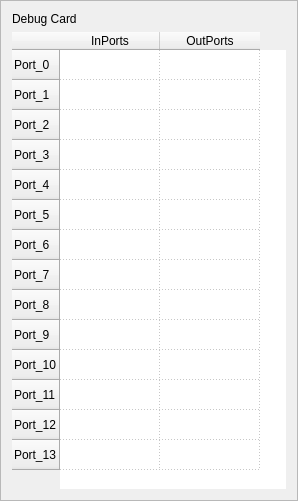
<?xml version="1.0" encoding="UTF-8"?>
<ui version="4.0">
 <class>Frame</class>
 <widget class="QFrame" name="Frame">
  <property name="geometry">
   <rect>
    <x>0</x>
    <y>0</y>
    <width>298</width>
    <height>501</height>
   </rect>
  </property>
  <property name="sizePolicy">
   <sizepolicy hsizetype="Preferred" vsizetype="Preferred">
    <horstretch>0</horstretch>
    <verstretch>0</verstretch>
   </sizepolicy>
  </property>
  <property name="windowTitle">
   <string>Frame</string>
  </property>
  <property name="autoFillBackground">
   <bool>false</bool>
  </property>
  <property name="frameShape">
   <enum>QFrame::StyledPanel</enum>
  </property>
  <property name="frameShadow">
   <enum>QFrame::Plain</enum>
  </property>
  <property name="lineWidth">
   <number>0</number>
  </property>
  <layout class="QVBoxLayout" name="verticalLayout">
   <item>
    <widget class="QLabel" name="table_name">
     <property name="sizePolicy">
      <sizepolicy hsizetype="Fixed" vsizetype="Fixed">
       <horstretch>0</horstretch>
       <verstretch>0</verstretch>
      </sizepolicy>
     </property>
     <property name="text">
      <string>Debug Card</string>
     </property>
     <property name="scaledContents">
      <bool>true</bool>
     </property>
    </widget>
   </item>
   <item>
    <widget class="QTableWidget" name="ports_table">
     <property name="sizePolicy">
      <sizepolicy hsizetype="MinimumExpanding" vsizetype="MinimumExpanding">
       <horstretch>0</horstretch>
       <verstretch>0</verstretch>
      </sizepolicy>
     </property>
     <property name="styleSheet">
      <string notr="true"/>
     </property>
     <property name="frameShape">
      <enum>QFrame::NoFrame</enum>
     </property>
     <property name="frameShadow">
      <enum>QFrame::Plain</enum>
     </property>
     <property name="lineWidth">
      <number>0</number>
     </property>
     <property name="autoScroll">
      <bool>false</bool>
     </property>
     <property name="verticalScrollMode">
      <enum>QAbstractItemView::ScrollPerItem</enum>
     </property>
     <property name="showGrid">
      <bool>true</bool>
     </property>
     <property name="gridStyle">
      <enum>Qt::DotLine</enum>
     </property>
     <property name="wordWrap">
      <bool>true</bool>
     </property>
     <row>
      <property name="text">
       <string>Port_0</string>
      </property>
     </row>
     <row>
      <property name="text">
       <string>Port_1</string>
      </property>
     </row>
     <row>
      <property name="text">
       <string>Port_2</string>
      </property>
     </row>
     <row>
      <property name="text">
       <string>Port_3</string>
      </property>
     </row>
     <row>
      <property name="text">
       <string>Port_4</string>
      </property>
     </row>
     <row>
      <property name="text">
       <string>Port_5</string>
      </property>
     </row>
     <row>
      <property name="text">
       <string>Port_6</string>
      </property>
     </row>
     <row>
      <property name="text">
       <string>Port_7</string>
      </property>
     </row>
     <row>
      <property name="text">
       <string>Port_8</string>
      </property>
     </row>
     <row>
      <property name="text">
       <string>Port_9</string>
      </property>
     </row>
     <row>
      <property name="text">
       <string>Port_10</string>
      </property>
     </row>
     <row>
      <property name="text">
       <string>Port_11</string>
      </property>
     </row>
     <row>
      <property name="text">
       <string>Port_12</string>
      </property>
     </row>
     <row>
      <property name="text">
       <string>Port_13</string>
      </property>
     </row>
     <column>
      <property name="text">
       <string>InPorts</string>
      </property>
     </column>
     <column>
      <property name="text">
       <string>OutPorts</string>
      </property>
     </column>
     <item row="0" column="0">
      <property name="text">
       <string/>
      </property>
     </item>
    </widget>
   </item>
  </layout>
 </widget>
 <resources/>
 <connections>
  <connection>
   <sender>ports_table</sender>
   <signal>cellChanged(int,int)</signal>
   <receiver>Frame</receiver>
   <slot>edit_port(int,int)</slot>
   <hints>
    <hint type="sourcelabel">
     <x>148</x>
     <y>260</y>
    </hint>
    <hint type="destinationlabel">
     <x>148</x>
     <y>250</y>
    </hint>
   </hints>
  </connection>
 </connections>
 <slots>
  <slot>toggle_port(int,int)</slot>
  <slot>edit_port(int,int)</slot>
 </slots>
</ui>
